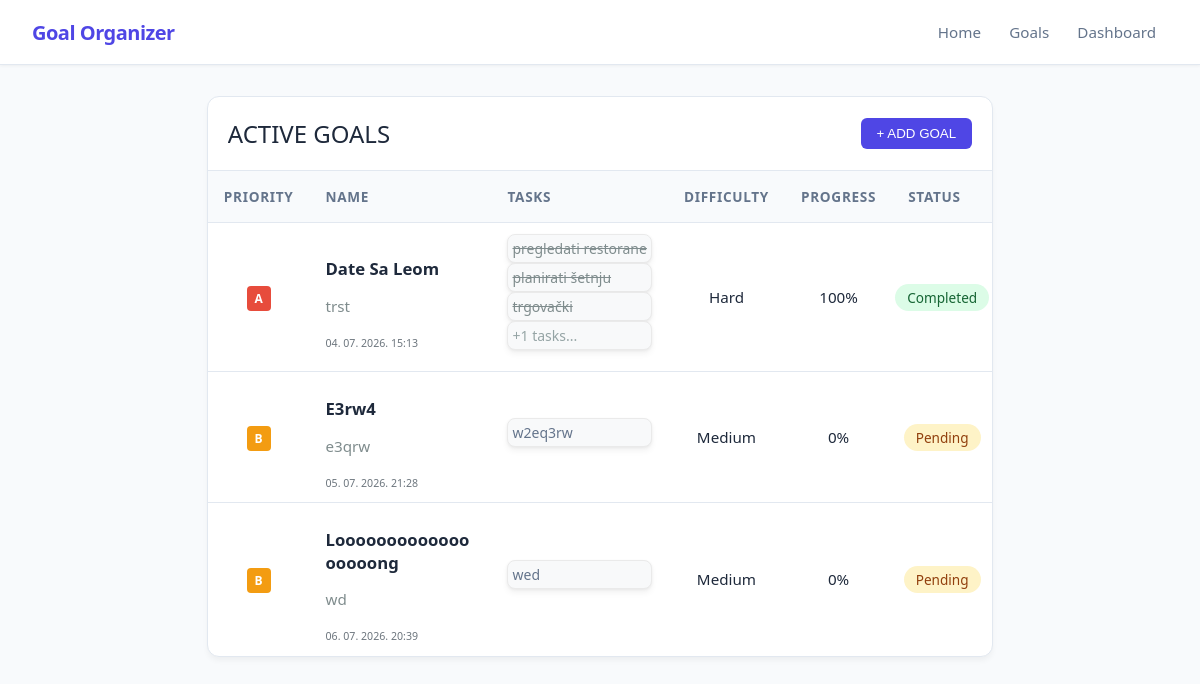
The app's page /goals, older data.
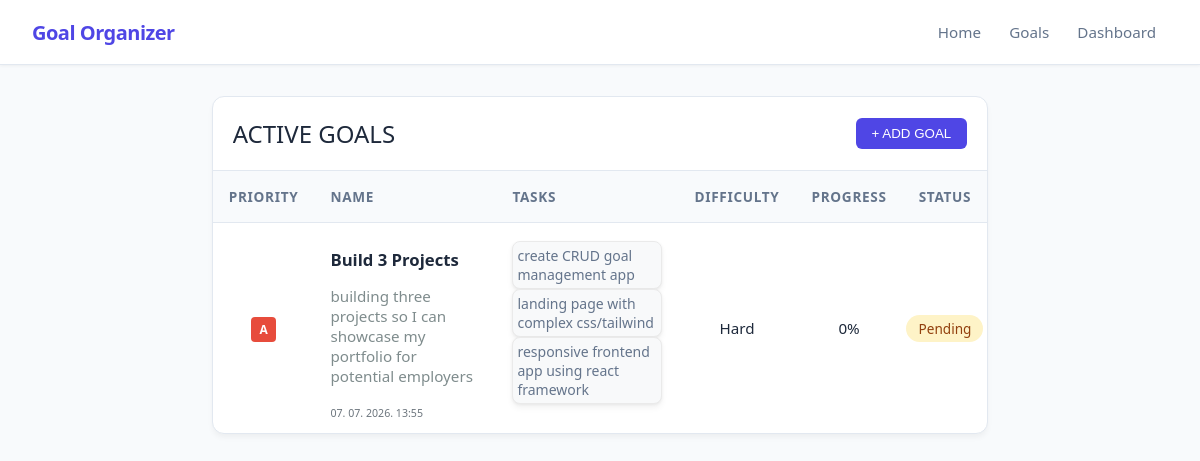
The same page, newer data.
### app/models_db.py (models this page shows, shortened)
class Goal(db.Model):
    __tablename__ = 'goals'
    id = db.Column(db.Integer, primary_key=True)
    title = db.Column(db.String(100), nullable=False)
    description = db.Column(db.Text, nullable=False)
    is_completed = db.Column(db.Boolean, default=False)
    progress_percentage = db.Column(db.Float, default=0.0)
    difficulty = db.Column(db.String(20), nullable=False, default='Medium')
    priority = db.Column(db.String(1), nullable=False, default='b')
    created_at = db.Column(db.DateTime, default=datetime.now(timezone.utc), nullable=False)
    tasks = db.relationship('Task', backref='goal', cascade="all, delete-orphan", lazy=True)

class Task(db.Model):
    __tablename__ = 'tasks'
    id = db.Column(db.Integer, primary_key=True)
    text = db.Column(db.String(255), nullable=False)
    is_completed = db.Column(db.Boolean, default=False)
    goal_id = db.Column(db.Integer, db.ForeignKey('goals.id', ondelete='CASCADE'), nullable=False)

### app/routes.py (the view)
@main.route('/goals')
def show_goals():
    goals = Goal.query.order_by(Goal.priority.asc()).all()
    return render_template('goals.html', goals=goals)

### app/templates/goals.html (shortened to what this page needs)
{% extends 'base.html' %}
{% block content %}
<div class="container">
    <div class="table-container">
        <div style=" padding: 1.25rem; border-bottom: 1px solid var(--border-color); display: flex; justify-content: space-between; align-items: center;">
            <h1>active goals</h1>
            <button id="open_form_btn" style="background-color: var(--primary); color: white; border: none; padding: 0.5rem 1rem; border-radius: 6px; cursor: pointer; font-weight: 500;">+ ADD GOAL</button>
        </div>
        <table>
            <thead>
                <tr>
                    <th>Priority</th>
                    <th>Name</th>
                    <th>Tasks</th>
                    <th>Difficulty</th>
                    <th>Progress</th>
                    <th>Status</th>
                </tr>
            </thead>
            <tbody>
                {% for goal in goals %}
                <tr class="clickable-row" data-href=" {{ url_for('main.view_goal', goal_id=goal.id) }}">
                    <td><span class="badge badge-{{ goal.priority }}">{{ goal.priority }}</span></td>
                    <td style="text-align: left; max-width: 150px;">
                        <h2 style="white-space: wrap; overflow: wrap;">{{ goal.title | truncate(30)}}</h2>
                        <p style="color: #7f8c8d; max-width: 150px;">{{ goal.description or 'Nema opisa' }}</p>
                        <small class="date">{{ goal.created_at.strftime('%d. %m. %Y. %H:%M') }}</small>
                    </td>
                    <td style="max-width: 150px;">
                        {% if goal.tasks %}
                        <ul>
                            {% for task in goal.tasks[:3] %}
                                {% if task %}
                                    <li style="display: flex; justify-content: flex-start; text-align: left;">
                                            <span class="{% if task.is_completed %}completed-task{% endif %}">
                                                {{ task.text }}
                                            </span>
                                    </li>
                                {% endif %}
                            {% endfor %}
                            {% if goal.tasks|length > 3 %}
                                <li style="display: flex; justify-content: flex-start; text-align: left; color: #95a4a5;">
                                    +{{ (goal.tasks|length) - 3 }} tasks...
                                </li>
                            {% endif %}
                        </ul>
                        {% else %}
                        <small style="color: #b2bec3;">Nema zadataka</small>
                        {% endif %}
                    </td>
                    <td>{{ goal.difficulty }}</td>
                    <td>{{ goal.progress_percentage | round | int }}%</td>
                    <td style="overflow: hidden; white-space: nowrap; padding: 3px;">
                        {% if goal.is_completed %}
                        <span class="status-done">Completed</span>
                        {% else %}
                        <span class="status-pending">Pending</span>
                        {% endif %}
                    </td>
                </tr>
                {% else %}
                <tr>
                    <td colspan="6" style="text-align: center; color: #7f8c8d;">Trenutno nema spremljenih ciljeva. Dodaj svoj prvi cilj iznad!</td>
                </tr>
                {% endfor %}
            </tbody>
        </table>
    </div>
</div>
{% endblock %}

### app/templates/base.html (shortened to what this page needs)
<!DOCTYPE html>
<html lang="en">
<head>
</head>
<body>
    <header>
        <nav class="navbar">
            <div class="navbar-container">
                <a href="/" class="navbar-brand">Goal Organizer</a>
                <ul class="navbar-links">
                    <a href="/">Home</a>
                    <a href="/goals" id="goals">Goals</a>
                    <a href="/dashboard">Dashboard</a>
                </ul>
            </div>
        </nav>
    </header>
    <main>
        {%block content %} {% endblock %}
    </main>
</body>
<link rel="stylesheet"
      href="{{ url_for('static', filename='style.css') }}">
</html>

### app/static/style.css (style rules this page uses)
:root { --bg-color: #f8fafc; --card-bg: #ffffff; --text-main: #1e293b; --text-muted: #64748b; --border-color: #e2e8f0; --primary: #4f46e5; --primary-hover: #4338ca; --success: #22c55e; --pending: #f59e0b; }
body { font-family: 'Segoe UI', Roboto, Helvetica, Arial, sans-serif; background-color: var(--bg-color); color: var(--text-main); margin: 0; padding: 2rem; display: flex; justify-content: center; padding-top: calc(64px + 2rem); }
.container { width: 100%; max-width: 1200px; display: grid; grid-template-columns: 1fr; gap: 2rem; }
h1, h2, h3, a, .goal-title { white-space: nowrap; overflow: hidden; text-overflow: ellipsis; max-width: 100%; }
h1 { text-transform: uppercase; color: var(--text-main); font-size: 1.5em; font-weight: 300; margin: 0; }
h2 { text-transform: capitalize; font-size: 1.1em; font-weight: bold; }
p { word-break: break-word; overflow-wrap: anywhere; white-space: normal; }
.badge { padding: 4px 8px; border-radius: 4px; font-size: 12px; font-weight: bold; text-transform: uppercase; }
.badge-a { background-color: #e74c3c; color: white; }
.status-pending { color: #95a5a6; }
.table-container { max-width: 100%; background: var(--card-bg); border-radius: 12px; box-shadow: 0 4px 6px -1px rgba(0, 0, 0, 0.05); border: 1px solid var(--border-color); overflow: hidden; }
table { width: 100%; border-collapse: collapse; text-align: left; font-size: 0.95rem; }
th { background-color: #f8fafc; color: var(--text-muted); padding: 1rem; font-weight: 600; font-size: 0.85rem; text-transform: uppercase; letter-spacing: 0.05em; border-bottom: 1px solid var(--border-color); }
td { text-align: center; max-width: 300px; padding: 0.7rem 1rem; border-bottom: 1px solid var(--border-color); white-space: normal; word-break: break-word; }
tr:last-child td { border-bottom: none; }
table ul { text-align: center; margin: 0; color: var(--text-muted); font-size: 0.875rem; }
ul { text-align: left; margin: 0; padding-bottom: 10px; display: flex; flex-direction: column; gap: 0rem; padding-left: 0px; }
.status-pending { background-color: #fef3c7; color: #92400e; padding: 0.25rem 0.75rem; border-radius: 9999px; font-size: 0.85rem; font-weight: 500; }
.badge { padding: 0.25rem 0.5rem; border-radius: 4px; font-size: 0.75rem; font-weight: 600; text-transform: uppercase; }
.navbar { position: fixed; top: 0; left: 0; right: 0; height: 64px; background-color: var(--card-bg); border-bottom: 1px solid var(--border-color); box-shadow: 0 1px 3px 0 rgba(0, 0, 0, 0.05); display: flex; justify-content: center; align-items: center; z-index: 1000; }
.navbar-container { width: 100%; max-width: 1200px; padding: 0 2rem; display: flex; justify-content: space-between; align-items: center; box-sizing: border-box; }
.navbar-brand { font-size: 1.25rem; font-weight: 700; color: var(--primary); text-decoration: none; letter-spacing: -0.025em; }
.navbar-links { display: inline-block; gap: 1.5rem; list-style: none; margin: 0; padding: 0; }
.navbar-links a { text-decoration: none; color: var(--text-muted); font-size: 0.95rem; font-weight: 500; padding: 0.5rem 0.75rem; border-radius: 6px; transition: color 0.2s, background-color 0.2s; }
.date { color: #6c757d; font-size: 0.7em; }
.clickable-row { cursor: pointer; transition: background-color 0.2s ease; }
li { padding-right: 10px; display: flex; justify-content: flex-start; text-align: left; border: #eaeaea 1px solid; background-color: #f8f9fa; border-radius: 8px; padding: 4px; box-shadow: 0 4px 6px rgba(0, 0, 0, 0.05), 0 1px 3px rgba(0, 0, 0, 0.05); }

Row changes from the older to the newer data that the page shows:
removed Goal: priority "A", title "Date Sa Leom", description "trst", created_at "04. 07. 2026. 15:13", tasks "1", difficulty "Hard", progress_percentage "100", is_completed "Completed"
removed Task: text "pregledati restorane", is_completed True (drawn), shown under "A"
removed Task: text "planirati šetnju", is_completed True (drawn), shown under "A"
removed Task: text "trgovački", is_completed True (drawn), shown under "A"
removed Goal: priority "B", title "E3rw4", description "e3qrw", created_at "05. 07. 2026. 21:28", difficulty "Medium", progress_percentage "0", is_completed "Pending"
removed Task: text "w2eq3rw", shown under "B"
removed Goal: priority "B", title "Loooooooooooooooooong", description "wd", created_at "06. 07. 2026. 20:39", difficulty "Medium", progress_percentage "0", is_completed "Pending"
removed Task: text "wed", shown under "B"
added Goal: priority "A", title "Build 3 Projects", description "building three projects so I can showcase my portfolio for potential employers", created_at "07. 07. 2026. 13:55", difficulty "Hard", progress_percentage "0", is_completed "Pending"
added Task: text "create CRUD goal management app", shown under "A"
added Task: text "landing page with complex css/tailwind", shown under "A"
added Task: text "responsive frontend app using react framework", shown under "A"
